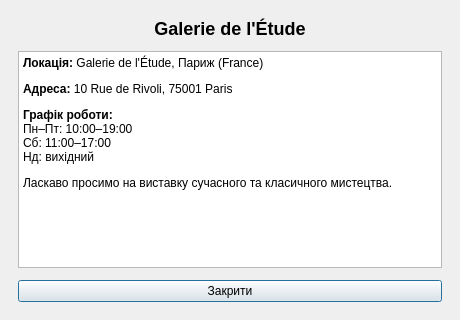
<?xml version="1.0" encoding="UTF-8"?>
<ui version="4.0">
 <class>GalleryInfoDialog</class>
 <widget class="QDialog" name="GalleryInfoDialog">
  <property name="geometry">
   <rect>
    <x>0</x>
    <y>0</y>
    <width>460</width>
    <height>320</height>
   </rect>
  </property>
  <property name="windowTitle">
   <string>Про галерею</string>
  </property>
  <layout class="QVBoxLayout" name="verticalLayout">
   <property name="spacing">
    <number>12</number>
   </property>
   <property name="leftMargin">
    <number>18</number>
   </property>
   <property name="topMargin">
    <number>18</number>
   </property>
   <property name="rightMargin">
    <number>18</number>
   </property>
   <property name="bottomMargin">
    <number>18</number>
   </property>
   <item>
    <widget class="QLabel" name="titleLabel">
     <property name="text">
      <string>&lt;h2&gt;Galerie de l'Étude&lt;/h2&gt;</string>
     </property>
     <property name="alignment">
      <set>Qt::AlignmentFlag::AlignCenter</set>
     </property>
    </widget>
   </item>
   <item>
    <widget class="QTextEdit" name="infoEdit">
     <property name="readOnly">
      <bool>true</bool>
     </property>
     <property name="html">
      <string>&lt;p&gt;&lt;b&gt;Локація:&lt;/b&gt; Galerie de l'Étude, Париж (France)&lt;/p&gt;&lt;p&gt;&lt;b&gt;Адреса:&lt;/b&gt; 10 Rue de Rivoli, 75001 Paris&lt;/p&gt;&lt;p&gt;&lt;b&gt;Графік роботи:&lt;/b&gt;&lt;br&gt;Пн–Пт: 10:00–19:00&lt;br&gt;Сб: 11:00–17:00&lt;br&gt;Нд: вихідний&lt;/p&gt;&lt;p&gt;Ласкаво просимо на виставку сучасного та класичного мистецтва.&lt;/p&gt;</string>
     </property>
    </widget>
   </item>
   <item>
    <widget class="QPushButton" name="closeButton">
     <property name="text">
      <string>Закрити</string>
     </property>
    </widget>
   </item>
  </layout>
 </widget>
 <resources/>
 <connections/>
</ui>
